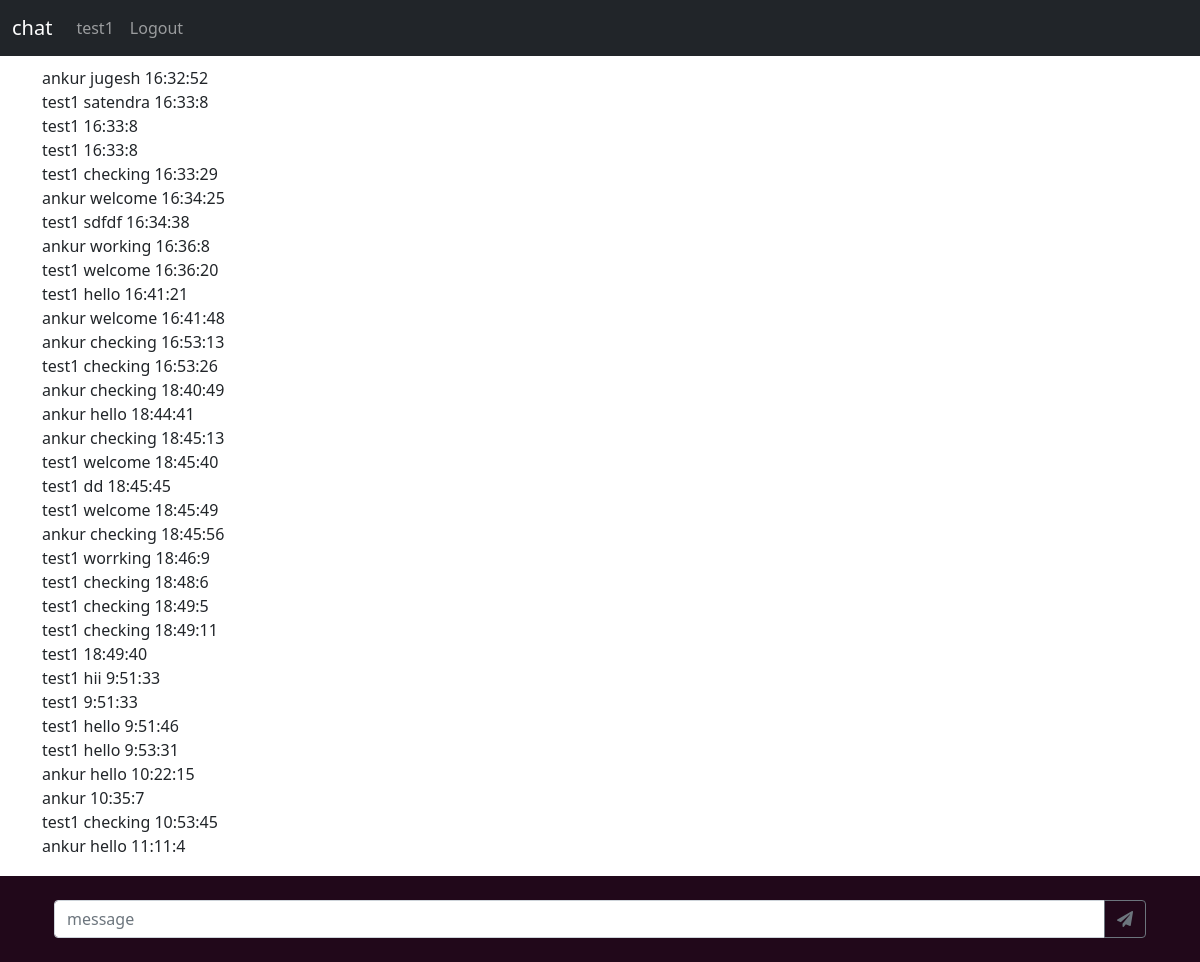
The page /index (signed in) on the database its author committed.
### models.py (models this page shows)
class User(db.Model, UserMixin):
    __tablename__ = 'user'
    id = db.Column(db.Integer, primary_key=True)
    name = db.Column(db.String(100))
    password = db.Column(db.String(100))

class UserMessage(db.Model):
    __tablename__ = 'usermessages'
    id = db.Column(db.Integer, primary_key=True)
    user_id = db.Column(db.Integer, db.ForeignKey('user.id'))
    user_name = db.Column(db.String(100))
    message = db.Column(db.String(250), nullable=False)
    time = db.Column(db.String(20))
    status = db.Column(db.String(20))

### app.py (the view)
@app.route('/index', methods=['GET','POST'])
@login_required
def index():
    users = UserMessage.query.all()
    return  render_template("index.html", users=users)

### app.py (called while the page is built)
@login_manager.user_loader
def load_user(user_id):
    return User.query.get(int(user_id))

### templates/index.html (shortened to what this page needs)
{% extends 'main.html' %}
{% block body %}
    <body>
        <h3 style='color: #ccc;font-size: 30px;'>No message yet..</h3>
        <div class="message_holder" style="margin-top: 30px;margin-bottom: 80px;">
            {% for user in users %}
            <tr>
                <td>{{ user.user_name }}</td>
                <td>{{ user.message }}</td>
                <td>{{ user.time }}</td>
            </tr></br>
        {% endfor %}
        </div><br>
    <form action="/index" method="POST">
            <footer class="text-center text-white fixed-bottom" style="background-color: #21081a;">
                <div class="container p-4">
                    <div class="input-group">
                        <input type="text" class="form-control message" placeholder="message" name="message" aria-label="Recipient's Messages" aria-describedby="button-addon2" required="required">
                        <button class="btn btn-outline-secondary" type="submit" id="button-addon2"><i class="fas fa-paper-plane"></i></button>
                    </div>
                </div>
              </footer>
      </form>
    {% endblock body %}

### templates/main.html (shortened to what this page needs)
<!doctype html>
<html lang="en">
  <head>
    <link href="https://cdn.jsdelivr.net/npm/bootstrap@5.0.2/dist/css/bootstrap.min.css" rel="stylesheet">
    <link rel="stylesheet" href="https://cdnjs.cloudflare.com/ajax/libs/font-awesome/5.15.3/css/all.min.css" />
  </head>
  <body>
    <nav class="navbar fixed-top navbar-expand-lg navbar-dark bg-dark">
        <div class="container-fluid">
          <div class="collapse navbar-collapse" id="navbarSupportedContent">
            <ul class="navbar-nav me-auto mb-2 mb-lg-0">
              {% if current_user.is_authenticated %}
              <a class="navbar-brand" href="#">chat</a>
              <li class="nav-item">
                <a class="nav-link" href="">{{current_user.name}}</a>
              </li>
              <li class="nav-item">
                <a class="nav-link" href="/logout">Logout</a>
              </li>
              {% endif%}
            </ul>
          </div>
        </div>
      </nav>
    <div class="container">
    {% block body %}{% endblock body %}
</div>
  </body>
</html>

### rows shown on the page
User: name "test1"
UserMessage: user_name "ankur", message "jugesh", time "16:32:52"
UserMessage: user_name "test1", message "satendra", time "16:33:8"
UserMessage: user_name "test1", time "16:33:8"
UserMessage: user_name "test1", time "16:33:8"
UserMessage: user_name "test1", message "checking", time "16:33:29"
UserMessage: user_name "ankur", message "welcome", time "16:34:25"
UserMessage: user_name "test1", message "sdfdf", time "16:34:38"
UserMessage: user_name "ankur", message "working", time "16:36:8"
UserMessage: user_name "test1", message "welcome", time "16:36:20"
UserMessage: user_name "test1", message "hello", time "16:41:21"
UserMessage: user_name "ankur", message "welcome", time "16:41:48"
UserMessage: user_name "ankur", message "checking", time "16:53:13"
UserMessage: user_name "test1", message "checking", time "16:53:26"
UserMessage: user_name "ankur", message "checking", time "18:40:49"
UserMessage: user_name "ankur", message "hello", time "18:44:41"
UserMessage: user_name "ankur", message "checking", time "18:45:13"
UserMessage: user_name "test1", message "welcome", time "18:45:40"
UserMessage: user_name "test1", message "dd", time "18:45:45"
UserMessage: user_name "test1", message "welcome", time "18:45:49"
UserMessage: user_name "ankur", message "checking", time "18:45:56"
UserMessage: user_name "test1", message "worrking", time "18:46:9"
UserMessage: user_name "test1", message "checking", time "18:48:6"
UserMessage: user_name "test1", message "checking", time "18:49:5"
UserMessage: user_name "test1", message "checking", time "18:49:11"
UserMessage: user_name "test1", time "18:49:40"
UserMessage: user_name "test1", message "hii", time "9:51:33"
UserMessage: user_name "test1", time "9:51:33"
UserMessage: user_name "test1", message "hello", time "9:51:46"
UserMessage: user_name "test1", message "hello", time "9:53:31"
UserMessage: user_name "ankur", message "hello", time "10:22:15"
UserMessage: user_name "ankur", time "10:35:7"
UserMessage: user_name "test1", message "checking", time "10:53:45"
UserMessage: user_name "ankur", message "hello", time "11:11:4"
